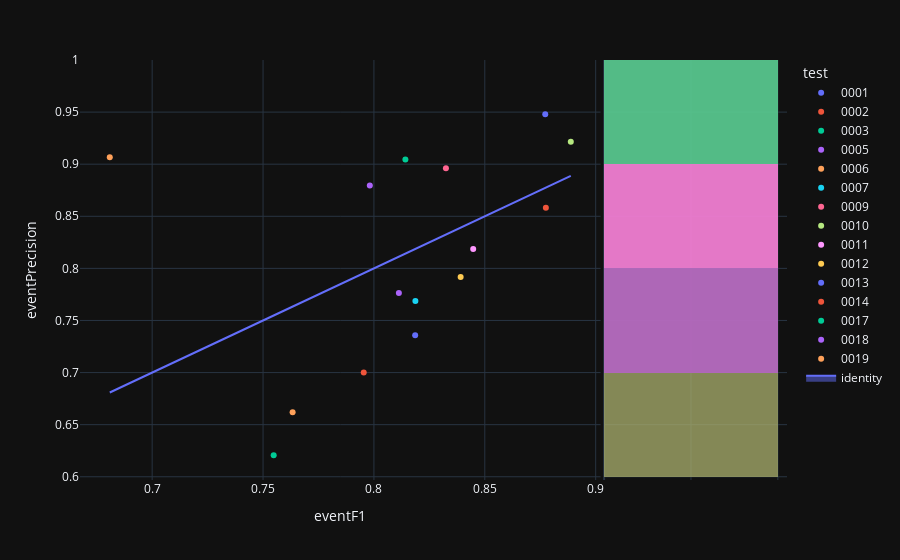

This figure's notebook cell:
### Code cell
fig=px.scatter(experimentModels_N2,x='eventF1',y='eventPrecision',color='test',hover_name='modelId', marginal_y="histogram")
fig.add_trace(
    go.Scatter(x=experimentModels_N2['eventF1'], y=experimentModels_N2['eventF1'], name="identity", mode='lines',fill="toself")
)
fig.show()

### Figure 1 — Plotly figure (JSON) as saved in the notebook; plotly's stock layout.template omitted (floating-point values rounded to 4 significant figures)
{"data": [{"hovertemplate": "<b>%{hovertext}</b><br><br>test=0001<br>eventF1=%{x}<br>eventPrecision=%{y}<extra></extra>", "hovertext": ["d79e5be1-85d3-472a-a22e-6481f5b1127b"], "legendgroup": "0001", "marker": {"color": "#636efa", "symbol": "circle"}, "mode": "markers", "name": "0001", "orientation": "v", "showlegend": true, "x": [0.8773], "xaxis": "x", "y": [0.948], "yaxis": "y", "type": "scatter"}, {"alignmentgroup": "True", "bingroup": "y", "hovertemplate": "test=0001<br>eventPrecision=%{y}<br>count=%{x}<extra></extra>", "legendgroup": "0001", "marker": {"color": "#636efa"}, "name": "0001", "offsetgroup": "0001", "opacity": 0.5, "showlegend": false, "xaxis": "x2", "y": [0.948], "yaxis": "y2", "type": "histogram"}, {"hovertemplate": "<b>%{hovertext}</b><br><br>test=0002<br>eventF1=%{x}<br>eventPrecision=%{y}<extra></extra>", "hovertext": ["604deeeb-1744-4dd9-97c3-bda02d1d0d27"], "legendgroup": "0002", "marker": {"color": "#EF553B", "symbol": "circle"}, "mode": "markers", "name": "0002", "orientation": "v", "showlegend": true, "x": [0.8775], "xaxis": "x", "y": [0.8582], "yaxis": "y", "type": "scatter"}, {"alignmentgroup": "True", "bingroup": "y", "hovertemplate": "test=0002<br>eventPrecision=%{y}<br>count=%{x}<extra></extra>", "legendgroup": "0002", "marker": {"color": "#EF553B"}, "name": "0002", "offsetgroup": "0002", "opacity": 0.5, "showlegend": false, "xaxis": "x2", "y": [0.8582], "yaxis": "y2", "type": "histogram"}, {"hovertemplate": "<b>%{hovertext}</b><br><br>test=0003<br>eventF1=%{x}<br>eventPrecision=%{y}<extra></extra>", "hovertext": ["fd829af9-4256-476c-bc47-c5390cafe144"], "legendgroup": "0003", "marker": {"color": "#00cc96", "symbol": "circle"}, "mode": "markers", "name": "0003", "orientation": "v", "showlegend": true, "x": [0.7548], "xaxis": "x", "y": [0.6207], "yaxis": "y", "type": "scatter"}, {"alignmentgroup": "True", "bingroup": "y", "hovertemplate": "test=0003<br>eventPrecision=%{y}<br>count=%{x}<extra></extra>", "legendgroup": "0003", "marker": {"color": "#00cc96"}, "name": "0003", "offsetgroup": "0003", "opacity": 0.5, "showlegend": false, "xaxis": "x2", "y": [0.6207], "yaxis": "y2", "type": "histogram"}, {"hovertemplate": "<b>%{hovertext}</b><br><br>test=0005<br>eventF1=%{x}<br>eventPrecision=%{y}<extra></extra>", "hovertext": ["9fc96fec-cfb6-405e-8f65-e083b96b4243"], "legendgroup": "0005", "marker": {"color": "#ab63fa", "symbol": "circle"}, "mode": "markers", "name": "0005", "orientation": "v", "showlegend": true, "x": [0.7981], "xaxis": "x", "y": [0.8796], "yaxis": "y", "type": "scatter"}, {"alignmentgroup": "True", "bingroup": "y", "hovertemplate": "test=0005<br>eventPrecision=%{y}<br>count=%{x}<extra></extra>", "legendgroup": "0005", "marker": {"color": "#ab63fa"}, "name": "0005", "offsetgroup": "0005", "opacity": 0.5, "showlegend": false, "xaxis": "x2", "y": [0.8796], "yaxis": "y2", "type": "histogram"}, {"hovertemplate": "<b>%{hovertext}</b><br><br>test=0006<br>eventF1=%{x}<br>eventPrecision=%{y}<extra></extra>", "hovertext": ["e2547620-adc4-4bd4-9296-83d8386b6430"], "legendgroup": "0006", "marker": {"color": "#FFA15A", "symbol": "circle"}, "mode": "markers", "name": "0006", "orientation": "v", "showlegend": true, "x": [0.6809], "xaxis": "x", "y": [0.9067], "yaxis": "y", "type": "scatter"}, {"alignmentgroup": "True", "bingroup": "y", "hovertemplate": "test=0006<br>eventPrecision=%{y}<br>count=%{x}<extra></extra>", "legendgroup": "0006", "marker": {"color": "#FFA15A"}, "name": "0006", "offsetgroup": "0006", "opacity": 0.5, "showlegend": false, "xaxis": "x2", "y": [0.9067], "yaxis": "y2", "type": "histogram"}, {"hovertemplate": "<b>%{hovertext}</b><br><br>test=0007<br>eventF1=%{x}<br>eventPrecision=%{y}<extra></extra>", "hovertext": ["04b442ab-22b5-48a7-a1c0-072c20a626f0"], "legendgroup": "0007", "marker": {"color": "#19d3f3", "symbol": "circle"}, "mode": "markers", "name": "0007", "orientation": "v", "showlegend": true, "x": [0.8187], "xaxis": "x", "y": [0.7687], "yaxis": "y", "type": "scatter"}, {"alignmentgroup": "True", "bingroup": "y", "hovertemplate": "test=0007<br>eventPrecision=%{y}<br>count=%{x}<extra></extra>", "legendgroup": "0007", "marker": {"color": "#19d3f3"}, "name": "0007", "offsetgroup": "0007", "opacity": 0.5, "showlegend": false, "xaxis": "x2", "y": [0.7687], "yaxis": "y2", "type": "histogram"}, {"hovertemplate": "<b>%{hovertext}</b><br><br>test=0009<br>eventF1=%{x}<br>eventPrecision=%{y}<extra></extra>", "hovertext": ["0d3a86ae-0c6c-4b2b-a26b-fad23892331c"], "legendgroup": "0009", "marker": {"color": "#FF6692", "symbol": "circle"}, "mode": "markers", "name": "0009", "orientation": "v", "showlegend": true, "x": [0.8325], "xaxis": "x", "y": [0.896], "yaxis": "y", "type": "scatter"}, {"alignmentgroup": "True", "bingroup": "y", "hovertemplate": "test=0009<br>eventPrecision=%{y}<br>count=%{x}<extra></extra>", "legendgroup": "0009", "marker": {"color": "#FF6692"}, "name": "0009", "offsetgroup": "0009", "opacity": 0.5, "showlegend": false, "xaxis": "x2", "y": [0.896], "yaxis": "y2", "type": "histogram"}, {"hovertemplate": "<b>%{hovertext}</b><br><br>test=0010<br>eventF1=%{x}<br>eventPrecision=%{y}<extra></extra>", "hovertext": ["caf69e05-ecee-4093-b879-c3f91599d0af"], "legendgroup": "0010", "marker": {"color": "#B6E880", "symbol": "circle"}, "mode": "markers", "name": "0010", "orientation": "v", "showlegend": true, "x": [0.8888], "xaxis": "x", "y": [0.9214], "yaxis": "y", "type": "scatter"}, {"alignmentgroup": "True", "bingroup": "y", "hovertemplate": "test=0010<br>eventPrecision=%{y}<br>count=%{x}<extra></extra>", "legendgroup": "0010", "marker": {"color": "#B6E880"}, "name": "0010", "offsetgroup": "0010", "opacity": 0.5, "showlegend": false, "xaxis": "x2", "y": [0.9214], "yaxis": "y2", "type": "histogram"}, {"hovertemplate": "<b>%{hovertext}</b><br><br>test=0011<br>eventF1=%{x}<br>eventPrecision=%{y}<extra></extra>", "hovertext": ["ed3f6f59-4859-4d08-b747-68d09e29b921"], "legendgroup": "0011", "marker": {"color": "#FF97FF", "symbol": "circle"}, "mode": "markers", "name": "0011", "orientation": "v", "showlegend": true, "x": [0.8448], "xaxis": "x", "y": [0.8186], "yaxis": "y", "type": "scatter"}, {"alignmentgroup": "True", "bingroup": "y", "hovertemplate": "test=0011<br>eventPrecision=%{y}<br>count=%{x}<extra></extra>", "legendgroup": "0011", "marker": {"color": "#FF97FF"}, "name": "0011", "offsetgroup": "0011", "opacity": 0.5, "showlegend": false, "xaxis": "x2", "y": [0.8186], "yaxis": "y2", "type": "histogram"}, {"hovertemplate": "<b>%{hovertext}</b><br><br>test=0012<br>eventF1=%{x}<br>eventPrecision=%{y}<extra></extra>", "hovertext": ["a3abdc6c-1e79-45d2-90a9-06416c8ffa59"], "legendgroup": "0012", "marker": {"color": "#FECB52", "symbol": "circle"}, "mode": "markers", "name": "0012", "orientation": "v", "showlegend": true, "x": [0.8391], "xaxis": "x", "y": [0.7917], "yaxis": "y", "type": "scatter"}, {"alignmentgroup": "True", "bingroup": "y", "hovertemplate": "test=0012<br>eventPrecision=%{y}<br>count=%{x}<extra></extra>", "legendgroup": "0012", "marker": {"color": "#FECB52"}, "name": "0012", "offsetgroup": "0012", "opacity": 0.5, "showlegend": false, "xaxis": "x2", "y": [0.7917], "yaxis": "y2", "type": "histogram"}, {"hovertemplate": "<b>%{hovertext}</b><br><br>test=0013<br>eventF1=%{x}<br>eventPrecision=%{y}<extra></extra>", "hovertext": ["7004596b-b1ca-4324-8901-a0778774435f"], "legendgroup": "0013", "marker": {"color": "#636efa", "symbol": "circle"}, "mode": "markers", "name": "0013", "orientation": "v", "showlegend": true, "x": [0.8186], "xaxis": "x", "y": [0.7358], "yaxis": "y", "type": "scatter"}, {"alignmentgroup": "True", "bingroup": "y", "hovertemplate": "test=0013<br>eventPrecision=%{y}<br>count=%{x}<extra></extra>", "legendgroup": "0013", "marker": {"color": "#636efa"}, "name": "0013", "offsetgroup": "0013", "opacity": 0.5, "showlegend": false, "xaxis": "x2", "y": [0.7358], "yaxis": "y2", "type": "histogram"}, {"hovertemplate": "<b>%{hovertext}</b><br><br>test=0014<br>eventF1=%{x}<br>eventPrecision=%{y}<extra></extra>", "hovertext": ["b53310fe-00ec-479d-9bfa-8f290e751d12"], "legendgroup": "0014", "marker": {"color": "#EF553B", "symbol": "circle"}, "mode": "markers", "name": "0014", "orientation": "v", "showlegend": true, "x": [0.7954], "xaxis": "x", "y": [0.7001], "yaxis": "y", "type": "scatter"}, {"alignmentgroup": "True", "bingroup": "y", "hovertemplate": "test=0014<br>eventPrecision=%{y}<br>count=%{x}<extra></extra>", "legendgroup": "0014", "marker": {"color": "#EF553B"}, "name": "0014", "offsetgroup": "0014", "opacity": 0.5, "showlegend": false, "xaxis": "x2", "y": [0.7001], "yaxis": "y2", "type": "histogram"}, {"hovertemplate": "<b>%{hovertext}</b><br><br>test=0017<br>eventF1=%{x}<br>eventPrecision=%{y}<extra></extra>", "hovertext": ["578d1542-3fb4-47a1-9d2b-58dd25c765ac"], "legendgroup": "0017", "marker": {"color": "#00cc96", "symbol": "circle"}, "mode": "markers", "name": "0017", "orientation": "v", "showlegend": true, "x": [0.8142], "xaxis": "x", "y": [0.9046], "yaxis": "y", "type": "scatter"}, {"alignmentgroup": "True", "bingroup": "y", "hovertemplate": "test=0017<br>eventPrecision=%{y}<br>count=%{x}<extra></extra>", "legendgroup": "0017", "marker": {"color": "#00cc96"}, "name": "0017", "offsetgroup": "0017", "opacity": 0.5, "showlegend": false, "xaxis": "x2", "y": [0.9046], "yaxis": "y2", "type": "histogram"}, {"hovertemplate": "<b>%{hovertext}</b><br><br>test=0018<br>eventF1=%{x}<br>eventPrecision=%{y}<extra></extra>", "hovertext": ["31ed4519-9d74-4339-ac68-efa3f02eff43"], "legendgroup": "0018", "marker": {"color": "#ab63fa", "symbol": "circle"}, "mode": "markers", "name": "0018", "orientation": "v", "showlegend": true, "x": [0.8112], "xaxis": "x", "y": [0.7764], "yaxis": "y", "type": "scatter"}, {"alignmentgroup": "True", "bingroup": "y", "hovertemplate": "test=0018<br>eventPrecision=%{y}<br>count=%{x}<extra></extra>", "legendgroup": "0018", "marker": {"color": "#ab63fa"}, "name": "0018", "offsetgroup": "0018", "opacity": 0.5, "showlegend": false, "xaxis": "x2", "y": [0.7764], "yaxis": "y2", "type": "histogram"}, {"hovertemplate": "<b>%{hovertext}</b><br><br>test=0019<br>eventF1=%{x}<br>eventPrecision=%{y}<extra></extra>", "hovertext": ["d47ade15-c1f2-4a60-a813-dfa7c35c1cdf"], "legendgroup": "0019", "marker": {"color": "#FFA15A", "symbol": "circle"}, "mode": "markers", "name": "0019", "orientation": "v", "showlegend": true, "x": [0.7633], "xaxis": "x", "y": [0.6618], "yaxis": "y", "type": "scatter"}, {"alignmentgroup": "True", "bingroup": "y", "hovertemplate": "test=0019<br>eventPrecision=%{y}<br>count=%{x}<extra></extra>", "legendgroup": "0019", "marker": {"color": "#FFA15A"}, "name": "0019", "offsetgroup": "0019", "opacity": 0.5, "showlegend": false, "xaxis": "x2", "y": [0.6618], "yaxis": "y2", "type": "histogram"}, {"fill": "toself", "mode": "lines", "name": "identity", "x": [0.8773, 0.8775, 0.7548, 0.7981, 0.6809, 0.8187, 0.8325, 0.8888, 0.8448, 0.8391, 0.8186, 0.7954, 0.8142, 0.8112, 0.7633], "y": [0.8773, 0.8775, 0.7548, 0.7981, 0.6809, 0.8187, 0.8325, 0.8888, 0.8448, 0.8391, 0.8186, 0.7954, 0.8142, 0.8112, 0.7633], "type": "scatter"}], "layout": {"xaxis": {"anchor": "y", "domain": [0.0, 0.7363], "title": {"text": "eventF1"}}, "yaxis": {"anchor": "x", "domain": [0.0, 1.0], "title": {"text": "eventPrecision"}}, "xaxis2": {"anchor": "y2", "domain": [0.7413, 1.0], "matches": "x2", "showticklabels": false, "showline": false, "ticks": "", "showgrid": true}, "yaxis2": {"anchor": "x2", "domain": [0.0, 1.0], "matches": "y", "showticklabels": false, "showgrid": true}, "legend": {"title": {"text": "test"}, "tracegroupgap": 0}, "margin": {"t": 60}, "barmode": "overlay"}}
